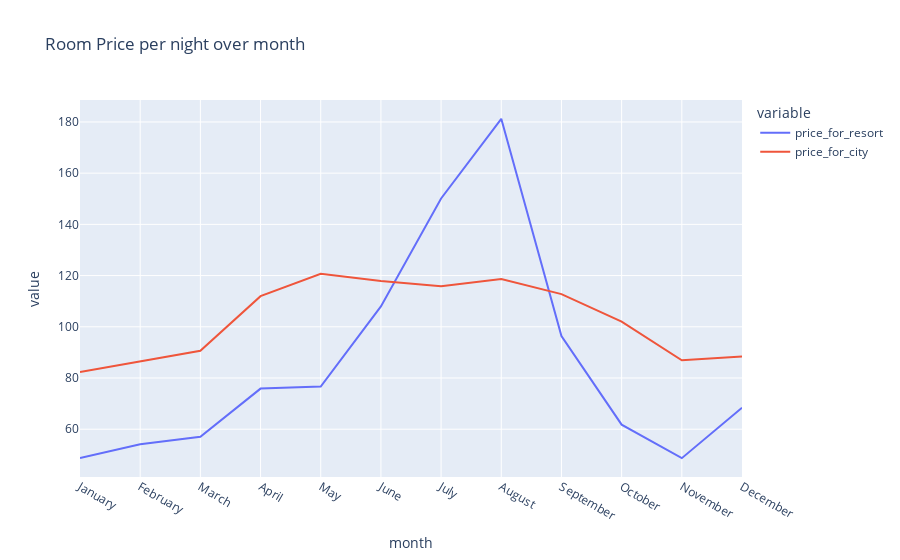

The notebook cell saved with this chart:
### Code cell
px.line(final, x='month',y=['price_for_resort', 'price_for_city'],title='Room Price per night over month')

### Figure 1 — Plotly figure (JSON) as saved in the notebook; plotly's stock layout.template omitted (floating-point values rounded to 4 significant figures)
{"data": [{"hovertemplate": "variable=price_for_resort<br>month=%{x}<br>value=%{y}<extra></extra>", "legendgroup": "price_for_resort", "line": {"color": "#636efa", "dash": "solid"}, "marker": {"symbol": "circle"}, "mode": "lines", "name": "price_for_resort", "orientation": "v", "showlegend": true, "type": "scatter", "x": ["January", "February", "March", "April", "May", "June", "July", "August", "September", "October", "November", "December"], "xaxis": "x", "y": [48.76, 54.15, 57.06, 75.87, 76.66, 108.0, 150.1, 181.2, 96.42, 61.78, 48.71, 68.41], "yaxis": "y"}, {"hovertemplate": "variable=price_for_city<br>month=%{x}<br>value=%{y}<extra></extra>", "legendgroup": "price_for_city", "line": {"color": "#EF553B", "dash": "solid"}, "marker": {"symbol": "circle"}, "mode": "lines", "name": "price_for_city", "orientation": "v", "showlegend": true, "type": "scatter", "x": ["January", "February", "March", "April", "May", "June", "July", "August", "September", "October", "November", "December"], "xaxis": "x", "y": [82.33, 86.52, 90.66, 112.0, 120.7, 117.9, 115.8, 118.7, 112.8, 102.0, 86.95, 88.4], "yaxis": "y"}], "layout": {"legend": {"title": {"text": "variable"}, "tracegroupgap": 0}, "title": {"text": "Room Price per night over month"}, "xaxis": {"anchor": "y", "domain": [0, 1], "title": {"text": "month"}}, "yaxis": {"anchor": "x", "domain": [0, 1], "title": {"text": "value"}}}}
